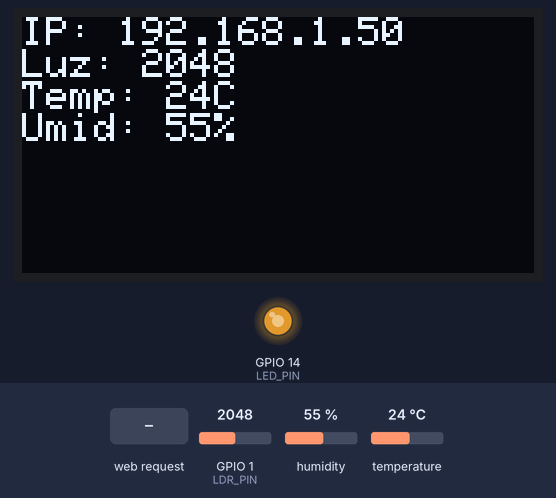
Simulated run of this sketch. Board: ESP32. Parts: 128×64 one-colour display, output pins drawn as LEDs (lit = HIGH). The inputs (shaded band) are chosen by the test bench; at power-on: GPIO 1 (LDR_PIN) = 2048, humidity 55 %, temperature 24 °C. WiFi joins after 1.5 s; servers stay silent unless stated; the display library's start-up logo is not drawn.

Above: at 2.8 s.
2.9 s: GPIO 1 (LDR_PIN) set to 1228
At 4.1 s:
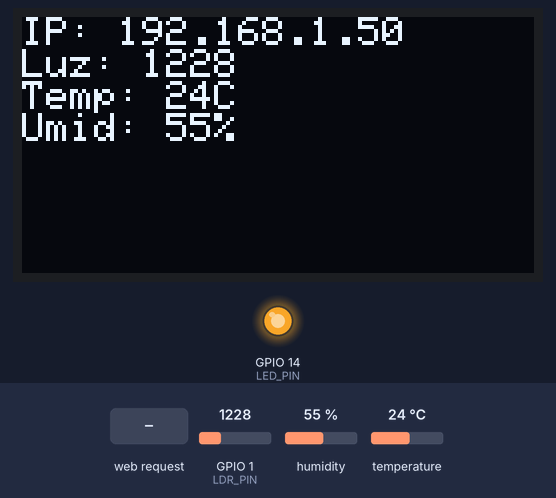
4.4 s: GPIO 1 (LDR_PIN) set to 3603
At 5.5 s:
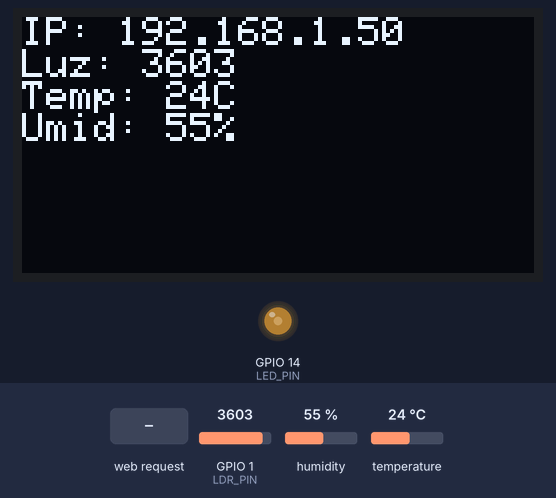
5.9 s: GPIO 1 (LDR_PIN) set to 4095
At 6.8 s:
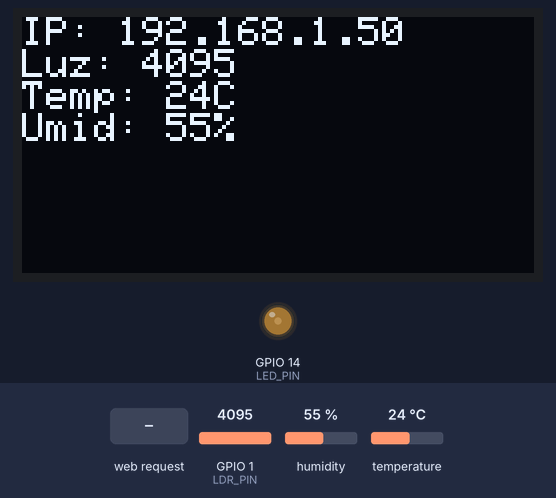
7.4 s: HTTP request GET /desligar received
At 8.3 s:
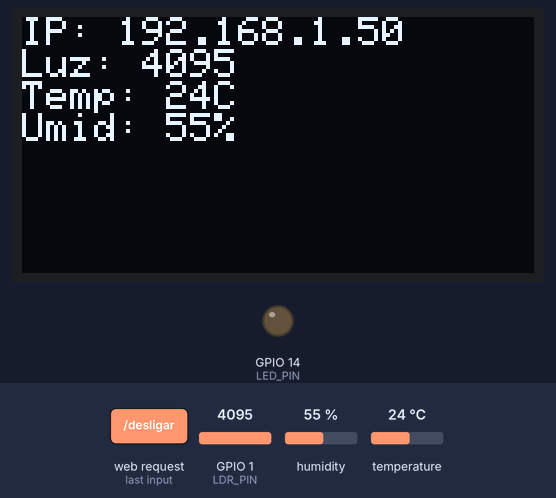
8.9 s: humidity set to 22 %
At 10.9 s:
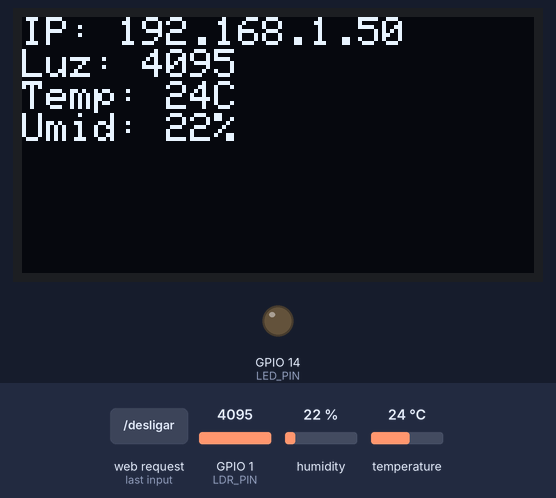
11.2 s: temperature set to 12 °C
At 12.4 s:
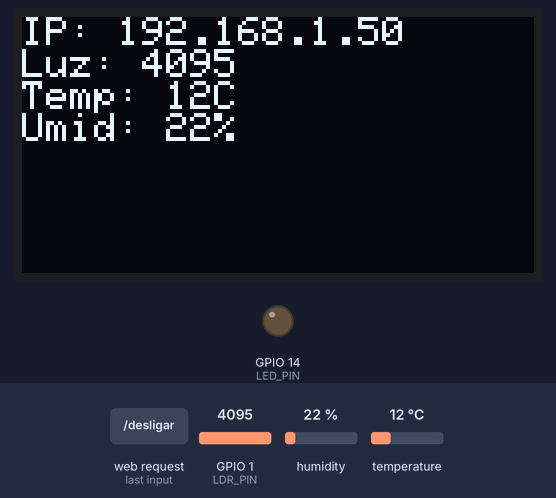
Timing chart, 0 to 14.2 s (numbered marks = the images above; inputs shaded):
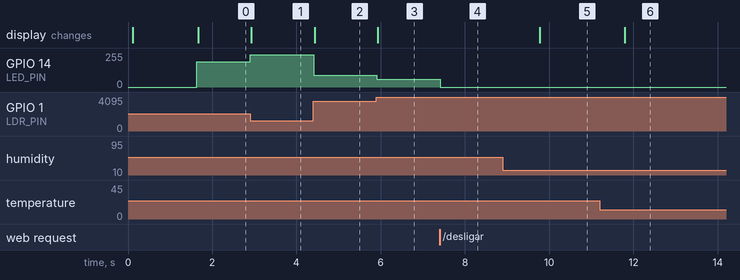

Measured:
- after the input at 2.9 s, GPIO 14 (LED_PIN): 189/255 → 241/255 at once; the display: changes at once (image 1)
- after the input at 4.4 s, GPIO 14 (LED_PIN): 241/255 → 90/255 at once; the display: changes at once (image 2)
- after the input at 5.9 s, GPIO 14 (LED_PIN): 90/255 → 58/255 at once; the display: changes at once (image 3)
- after the input at 7.4 s, GPIO 14 (LED_PIN): 58/255 → 0/255 at once
- after the input at 8.9 s, the display: changes after 0.87 s (image 5)
- after the input at 11.2 s, the display: changes after 0.60 s (image 6)

The sketch:

webserver.ino
```cpp
#include "WiFi.h"
#include <WebServer.h>
#include "DHT.h"
#include <Adafruit_SSD1306.h>
#include <Wire.h>
#include "senha.ino"

const char *ssid = WIFI_SSID;
const char *password = WIFI_PASSWORD;

const int LDR_PIN = 1;
const int LED_PIN = 14;
const int DHT_PIN = 15;
const int LIMIAR_LUZ = 5000;
int ldr;
int temperatura;
int umidade;
float estadoLuz = LOW;
IPAddress ip;
bool automatico = true;

void mudar_luz(float estado);

WebServer server(80);
WiFiClient wifi;

DHT dht(DHT_PIN, DHT11);
Adafruit_SSD1306 display(128, 64, &Wire, -1);

void setup() {
  pinMode(LED_PIN, OUTPUT);
  Serial.begin(9600);
  dht.begin();

  display.begin(SSD1306_SWITCHCAPVCC, 0x3C);
  display.setTextColor(WHITE, BLACK);
  display.display();
  display.clearDisplay();

  if(!display.begin(SSD1306_SWITCHCAPVCC, 0x3C)) {
    Serial.println("Erro Display");
  }

  display.clearDisplay();
  display.setTextSize(1);
  display.setTextColor(WHITE);
  display.setCursor(0,0);
  display.println("Conectando...");
  display.display();

  WiFi.mode(WIFI_STA);
  WiFi.begin(ssid, password);
  while (WiFi.status() != WL_CONNECTED) {
    delay(500);
  }

  ip = WiFi.localIP();

  server.on("/", handle_index);
  server.on("/ligar", handle_ligar);
  server.on("/desligar", handle_desligar);
  server.on("/automatico", handle_automatico);
  server.on("/monitoramento", handle_monitoramento);
  server.on("/LED", handle_led);
  server.onNotFound(handle_not_found);
  server.begin();
}

void loop() {
  server.handleClient();
  int t = dht.readTemperature();
  int u = dht.readHumidity();
  if (!isnan(t)) temperatura = t;
  if (!isnan(u)) umidade = u;

  ldr = analogRead(LDR_PIN);
  if (automatico) {
    if (ldr < LIMIAR_LUZ) {
      int luz = 255 - map(ldr, 1000, LIMIAR_LUZ, 0, 255);
      mudar_luz(luz);
    } else {
      mudar_luz(LOW);
    }
  }
  mostra_tela();
  delay(5);
}

void mostra_tela() {
  display.clearDisplay();
  display.setCursor(0, 0);
  display.println("IP: " + ip.toString());
  display.println("Luz: " + String(ldr));
  display.println("Temp: " + String(temperatura) + "C");
  display.println("Umid: " + String(umidade) + "%");
  display.display();
}

void mudar_luz(float estado) {
  estadoLuz = estado;
  analogWrite(LED_PIN, estadoLuz);
}

void handle_index() {
  server.sendHeader("Access-Control-Allow-Origin", "*");
  server.send(200, "text/plain", "Ativo");
}

void handle_ligar() {
  server.sendHeader("Access-Control-Allow-Origin", "*");
  automatico = false;
  mudar_luz(255);
  server.send(200, "text/plain", "Ligado");
}

void handle_desligar() {
  server.sendHeader("Access-Control-Allow-Origin", "*");
  automatico = false;
  mudar_luz(0);
  server.send(200, "text/plain", "Desligado");
}

void handle_automatico() {
  server.sendHeader("Access-Control-Allow-Origin", "*");
  automatico = true;
  server.send(200, "text/plain", "Automatico");
}

void handle_monitoramento() {
  server.sendHeader("Access-Control-Allow-Origin", "*");
  String json = "{\"luz\":" + String(ldr) + ",\"temperatura\":" + String(temperatura) + ",\"umidade\":" + String(umidade) + ",\"ventilador\":0.4,\"refletor\":0.4,\"exaustor\":0}";
  server.send(200, "application/json", json);
}

void handle_led() {
  server.sendHeader("Access-Control-Allow-Origin", "*");
  if (server.hasArg("velocidade")) {
    int v = server.arg("velocidade").toInt();
    automatico = false;
    mudar_luz(v);
    server.send(200, "text/plain", "Velocidade alterada");
  } else {
    server.send(400, "text/plain", "Erro ...");
  }
}

void handle_not_found() {
  server.send(404, "text/plain", "Erro");
}
```

senha.ino
```cpp
#define WIFI_SSID "Ensino Alunos"
#define WIFI_PASSWORD "aluno@IFCE2018"
```
